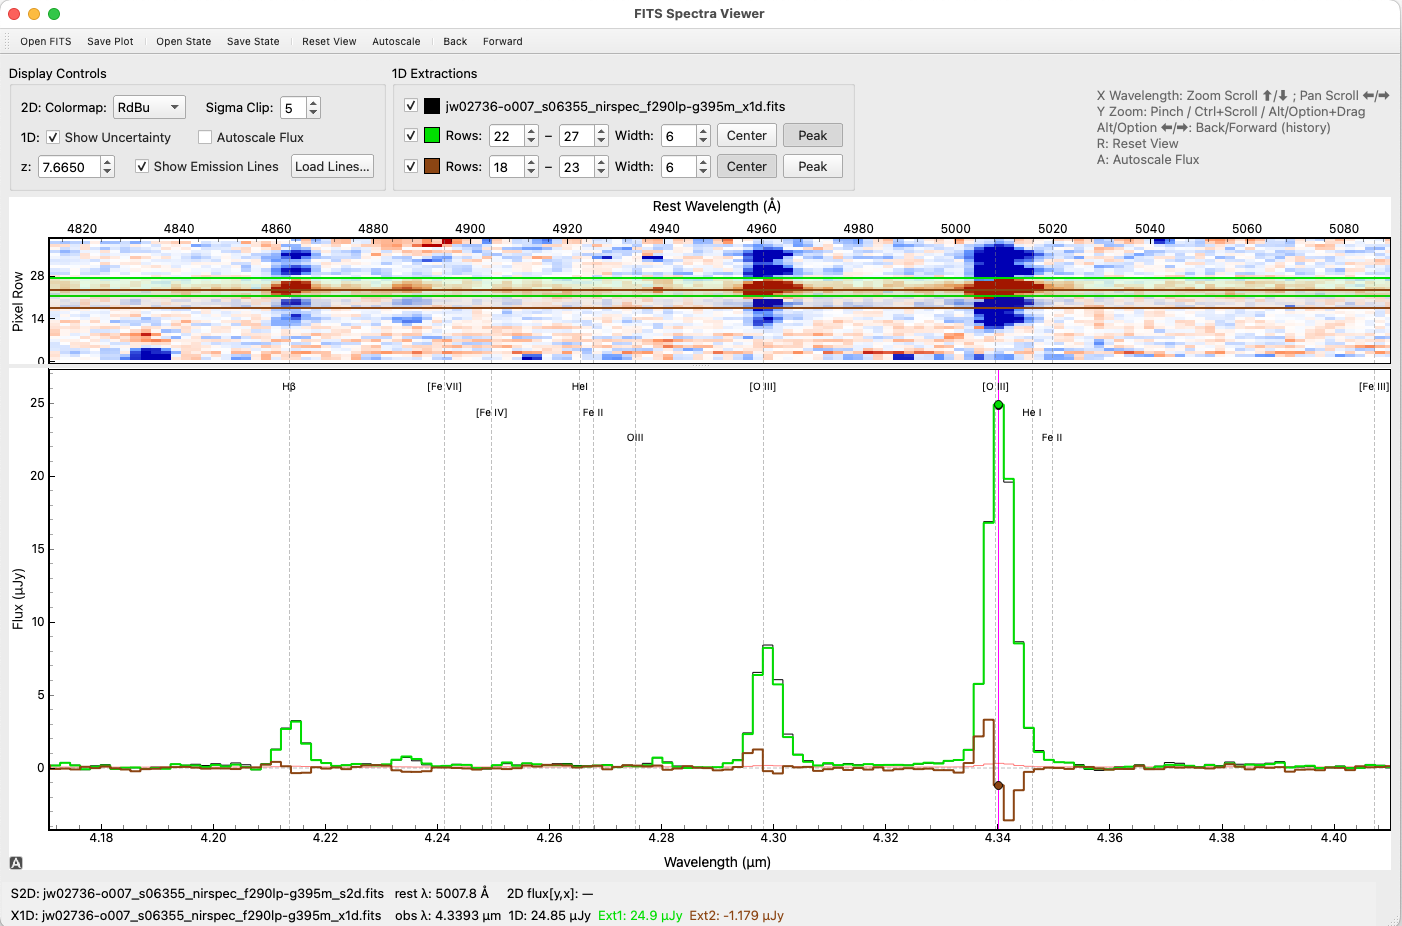

Reproduce this figure in Python.
#!/usr/bin/env python3
"""
FITS Spectra Viewer with PyQt

... (docstrings remain the same) ...

**New Feature: External Annotation Script**

You can add custom annotations (lines, text, etc.) to your plots by providing an
external Python script using the `--annotate` command-line argument.

The script must contain a function with the following signature:
    def annotate_plot(viewer):
        # viewer is the main FITSSpectraViewer application window

Example `annotate_plot.py`:
--------------------------
import pyqtgraph as pg

def annotate_plot(viewer):
    # This function is called after data is loaded.
    # 'viewer' gives you access to the application's plots and data.

    # Example 1: Add a label to the 1D plot
    text = pg.TextItem("My Custom Label", color='blue', anchor=(0, 1))
    viewer.plot_1d.addItem(text)
    text.setPos(1000, 5e-6) # Position in data coordinates (index, flux)

    # Example 2: Add a vertical line to both plots at a specific index
    line_pos_index = 1500
    pen = pg.mkPen('purple', width=2, style=pg.QtCore.Qt.DotLine)
    
    line1d = pg.InfiniteLine(pos=line_pos_index, angle=90, pen=pen)
    viewer.plot_1d.addItem(line1d)

    if viewer.plot_2d.isVisible():
        line2d = pg.InfiniteLine(pos=line_pos_index, angle=90, pen=pen)
        viewer.plot_2d.addItem(line2d)
--------------------------
"""
import sys
import os
import argparse
import numpy as np
import json
import importlib.util
import io

from PyQt5.QtWidgets import (QApplication, QMainWindow, QWidget, QVBoxLayout,
                             QHBoxLayout, QPushButton, QFileDialog, QLabel,
                             QSplitter, QStatusBar, QToolBar, QAction,
                             QComboBox, QSpinBox, QCheckBox, QGroupBox,
                             QSlider, QMessageBox, QDoubleSpinBox, QGraphicsItem,
                             QColorDialog, QDialog, QLineEdit, QRadioButton,
                             QDialogButtonBox)
from PyQt5.QtCore import Qt, QPointF, pyqtSignal, pyqtSlot, QEvent, QMarginsF
from PyQt5.QtGui import QKeySequence, QFont, QColor, QImage, QPainter, QPageSize
from PyQt5.QtPrintSupport import QPrinter
import pyqtgraph as pg
from astropy.io import fits
from astropy.stats import sigma_clip
from astropy.visualization import simple_norm
import astropy.units as u
import warnings
import pyqtgraph.exporters

# Import block for SVG handling, which can be used by PDF exporters
try:
    from PyQt5 import QtSvg
    QTSVG_AVAILABLE = True
except ImportError:
    QTSVG_AVAILABLE = False

warnings.filterwarnings('ignore')

# --- Style Configuration ---
pg.setConfigOptions(antialias=True, imageAxisOrder='row-major')
pg.setConfigOption('background', 'w')
pg.setConfigOption('foreground', 'k')
AXIS_LABEL_FONT_SIZE = 14
AXIS_TICK_FONT_SIZE = 12

min_bins_default = 5  # minimum zoom in x = wavelength (bins in index space)
min_y_rows_default = 5  # minimum zoom in y for 2D rows

# ------------------------- DEFAULT EMISSION LINES (rest Å) -------------------------
# These are used when no external file is loaded. See the header doc for format.
DEFAULT_EMISSION_LINES = [
    ("Lyα", 1215.6700),
    ("[O II]", 3727.0635),
    ("[O II]", 3729.8472),
    ("Hβ", 4862.6739),
    ("[O III]", 4960.2785),
    ("[O III]", 5008.2236),
    ("Hα", 6564.6237),
]

# ------------------------- AXES THAT WORK IN INDEX SPACE -------------------------
class _NiceTicksMixin:
    @staticmethod
    def _nice_step(x: float) -> float:
        """Return a 'nice' step (1,2,5 × 10^n) ≥ x"""
        if x <= 0 or not np.isfinite(x):
            return 1.0
        exp = np.floor(np.log10(x))
        f = x / (10 ** exp)
        if f <= 1.0:
            nf = 1.0
        elif f <= 2.0:
            nf = 2.0
        elif f <= 5.0:
            nf = 5.0
        else:
            nf = 10.0
        return nf * (10 ** exp)

class ObservedAxisItem(pg.AxisItem, _NiceTicksMixin):
    """
    Bottom axis for *observed* wavelength (μm) while the ViewBox X is **index**.
    We generate ticks at regular wavelength intervals and map them into
    index positions using provided mapping functions.
    """
    def __init__(self, orientation='bottom', idx_to_wave=None, wave_to_idx=None):
        super().__init__(orientation=orientation)
        self.setLabel("Wavelength (µm)")
        self._idx_to_wave = idx_to_wave
        self._wave_to_idx = wave_to_idx

    def set_mappers(self, idx_to_wave, wave_to_idx):
        self._idx_to_wave = idx_to_wave
        self._wave_to_idx = wave_to_idx
        self.picture = None
        self.update()

    def tickValues(self, minVal, maxVal, size):
        if self._idx_to_wave is None or self._wave_to_idx is None:
            return super().tickValues(minVal, maxVal, size)
        wmin = float(self._idx_to_wave(minVal))
        wmax = float(self._idx_to_wave(maxVal))
        if wmax < wmin:
            wmin, wmax = wmax, wmin
        rng = max(wmax - wmin, 1e-12)
        approxNTicks = max(int(size / 90.0), 2)
        step = self._nice_step(rng / approxNTicks)
        first = np.ceil(wmin / step) * step
        majors_wave = [v for v in np.arange(first, wmax + 1e-9, step)]
        minor_step = step / 5.0
        first_m = np.ceil(wmin / minor_step) * minor_step
        minors_wave = [v for v in np.arange(first_m, wmax + 1e-9, minor_step) if abs((v / step) - np.round(v / step)) > 1e-6]
        
        majors_idx = np.array([float(self._wave_to_idx(w)) for w in majors_wave])
        minors_idx = np.array([float(self._wave_to_idx(w)) for w in minors_wave])
        
        try:
            dx = float(self._wave_to_idx(wmin + step) - self._wave_to_idx(wmin))
            dx_m = float(self._wave_to_idx(wmin + minor_step) - self._wave_to_idx(wmin))
        except Exception:
            dx, dx_m = step, minor_step
        return [ (dx, majors_idx), (dx_m, minors_idx) ]

    def tickStrings(self, values, scale, spacing):
        if self._idx_to_wave is None:
            return super().tickStrings(values, scale, spacing)
        waves = np.array([float(self._idx_to_wave(v)) for v in values])
        delta_wave = waves[1] - waves[0] if len(waves) > 1 else 0.1
        
        out = []
        for w in waves:
            if delta_wave >= 0.1: s = f"{w:.1f}"
            elif delta_wave >= 0.01: s = f"{w:.2f}"
            else: s = f"{w:.3f}"
            out.append(s)
        return out

class RestFrameAxisItem(pg.AxisItem, _NiceTicksMixin):
    """
    Top axis that shows rest-frame wavelength in Å while ViewBox X is **index**.
    Requires mapping functions idx->obs μm and obs μm->idx, and a z getter.
    """
    def __init__(self, orientation='top', idx_to_wave=None, wave_to_idx=None, get_z=lambda: 0.0):
        super().__init__(orientation=orientation)
        self._idx_to_wave = idx_to_wave
        self._wave_to_idx = wave_to_idx
        self._get_z = get_z
        self.setLabel("Rest Wavelength (Å)")

    def set_mappers(self, idx_to_wave, wave_to_idx):
        self._idx_to_wave = idx_to_wave
        self._wave_to_idx = wave_to_idx
        self.picture = None
        self.update()

    def tickValues(self, minVal, maxVal, size):
        if self._idx_to_wave is None or self._wave_to_idx is None: return []
        try: z = max(float(self._get_z()), -0.99)
        except Exception: z = 0.0
        
        wmin, wmax = sorted([float(self._idx_to_wave(v)) for v in (minVal, maxVal)])
        rmin, rmax = (wmin / (1.0 + z)) * 1e4, (wmax / (1.0 + z)) * 1e4
        rng = max(rmax - rmin, 1e-12)
        approxNTicks = max(int(size / 90.0), 2)
        step = self._nice_step(rng / approxNTicks)
        
        first = np.ceil(rmin / step) * step
        majors_rest = [v for v in np.arange(first, rmax + 1e-9, step)]
        minor_step = step / 5.0
        first_m = np.ceil(rmin / minor_step) * minor_step
        minors_rest = [v for v in np.arange(first_m, rmax + 1e-9, minor_step) if abs((v / step) - np.round(v / step)) > 1e-6]

        majors_obs = (np.array(majors_rest) * (1.0 + z)) / 1e4
        minors_obs = (np.array(minors_rest) * (1.0 + z)) / 1e4
        majors_idx = np.array([float(self._wave_to_idx(w)) for w in majors_obs])
        minors_idx = np.array([float(self._wave_to_idx(w)) for w in minors_obs])
        
        try:
            dx = float(self._wave_to_idx(wmin + (step / 1e4) * (1.0 + z)) - self._wave_to_idx(wmin))
            dx_m = float(self._wave_to_idx(wmin + (minor_step / 1e4) * (1.0 + z)) - self._wave_to_idx(wmin))
        except Exception:
            dx, dx_m = step, minor_step
        return [ (dx, majors_idx), (dx_m, minors_idx) ]

    def tickStrings(self, values, scale, spacing):
        if self._idx_to_wave is None: return []
        try: z = max(float(self._get_z()), -0.99)
        except Exception: z = 0.0
        
        waves = np.array([float(self._idx_to_wave(v)) for v in values])
        rest = (waves / (1.0 + z)) * 1e4
        
        out = []
        for v in rest:
            av = abs(v)
            if av >= 1000: s = f"{v:.0f}"
            elif av >= 100: s = f"{v:.1f}"
            else: s = f"{v:.2f}"
            out.append(s)
        return out

class PixelRowAxisItem(pg.AxisItem):
    """
    A custom Y-axis for the 2D plot that places ticks in the middle of
    pixel rows and labels them with integer row numbers.
    """
    def __init__(self, orientation='left'):
        super().__init__(orientation=orientation)
        self.setLabel('Pixel Row')

    def tickValues(self, minVal, maxVal, size):
        # Generate ticks only at the center of visible integer rows
        min_row = max(0, int(np.floor(minVal)))
        max_row = int(np.ceil(maxVal))
        
        # Determine a reasonable step to avoid overcrowding labels
        num_visible = max_row - min_row
        if num_visible == 0: return []
        
        approx_ticks = max(int(size / 40.0), 2) # Target ~40 px per tick
        step = 1
        if num_visible > approx_ticks:
            step = int(np.ceil(num_visible / approx_ticks))
        
        ticks = [i + 0.5 for i in range(min_row, max_row, step)]
        
        # Return only a single list for major ticks, no minor ticks
        return [(step, ticks)]

    def tickStrings(self, values, scale, spacing):
        # The values are already at the center (e.g., 7.5, 8.5)
        # We just need to convert them to integer strings
        return [f"{int(v)}" for v in values]


# ------------------------------- MAIN WIDGETS --------------------------------
class SpectrumPlotWidget(pg.PlotWidget):
    """Custom plot widget with trackpad gesture support"""
    # Signal emitted when x range changes (1D plot only)
    x_range_changed = pyqtSignal(float, float)
    # Signal emitted when Alt-drag selects a Y range (ymin, ymax)
    alt_selected = pyqtSignal(float, float)

    def __init__(self, parent=None, is_2d=False, **kwargs):
        super().__init__(parent=parent, **kwargs)
        self.is_2d = is_2d

        font_label = QFont()
        font_label.setPointSize(AXIS_LABEL_FONT_SIZE)
        font_tick = QFont()
        font_tick.setPointSize(AXIS_TICK_FONT_SIZE)

        left_axis = self.getAxis('left')
        if not is_2d:
            left_axis.setLabel('Flux', units='Jy')
        # For 2D, the custom axis item sets its own label
        left_axis.label.setFont(font_label)
        left_axis.setTickFont(font_tick)
        
        self.showGrid(x=False, y=False, alpha=0.3)
        self.viewport().setAttribute(Qt.WA_AcceptTouchEvents, True)
        self.setMouseTracking(True)
        try: self.grabGesture(Qt.PinchGesture)
        except Exception: pass
        
        self.data_x_min = None; self.data_x_max = None
        self.data_y_min = None; self.data_y_max = None
        self.min_x_range = None; self.min_y_rows = None
        self.mouse_x_pos = None; self.mouse_y_pos = None
        self._alt_drag_start = None; self._alt_region = None
        
        self.getViewBox().sigRangeChanged.connect(self.on_range_changed)

    def set_data_limits(self, x_min, x_max, y_min=None, y_max=None,
                         min_dx=None, min_bins=min_bins_default, min_y_rows=None):
        """Set the data limits to restrict panning/zooming"""
        self.data_x_min = x_min; self.data_x_max = x_max
        self.data_y_min = y_min; self.data_y_max = y_max
        if min_dx is not None:
            self.min_x_range = float(min_dx) * max(int(min_bins), 1)
        self.min_y_rows = int(min_y_rows) if (min_y_rows is not None) else None
        
        vb = self.getViewBox()
        lim_kwargs = {}
        if x_min is not None: lim_kwargs['xMin'] = x_min
        if x_max is not None: lim_kwargs['xMax'] = x_max
        if y_min is not None: lim_kwargs['yMin'] = y_min
        if y_max is not None: lim_kwargs['yMax'] = y_max
        if self.min_x_range is not None: lim_kwargs['minXRange'] = self.min_x_range
        if self.min_y_rows is not None: lim_kwargs['minYRange'] = float(self.min_y_rows)
        try: vb.setLimits(**lim_kwargs)
        except Exception: pass

    def mouseMoveEvent(self, ev):
        """Track mouse position for zoom centering and live Alt-region updates"""
        if self.sceneBoundingRect().contains(ev.pos()):
            mouse_point = self.getViewBox().mapSceneToView(ev.pos())
            self.mouse_x_pos = mouse_point.x()
            self.mouse_y_pos = mouse_point.y()
            if self._alt_drag_start is not None and self._alt_region is not None:
                vb = self.getViewBox()
                p1 = vb.mapSceneToView(self._alt_drag_start)
                p2 = mouse_point
                self._alt_region.setRegion(sorted((p1.y(), p2.y())))
        super().mouseMoveEvent(ev)

    def mousePressEvent(self, ev):
        modifiers = QApplication.keyboardModifiers()
        if modifiers == Qt.AltModifier and ev.button() == Qt.LeftButton:
            if self.sceneBoundingRect().contains(ev.pos()):
                self._alt_drag_start = ev.pos()
                self._alt_region = pg.LinearRegionItem(
                    orientation='horizontal', brush=pg.mkBrush(255, 255, 0, 60),
                    pen=pg.mkPen('y', width=1))
                self.addItem(self._alt_region)
            ev.accept()
            return
        super().mousePressEvent(ev)

    def mouseDragEvent(self, ev):
        super().mouseDragEvent(ev)
        vb = self.getViewBox()
        if self.data_x_min is not None and self.data_x_max is not None:
            xmin, xmax = vb.viewRange()[0]
            xmin = max(xmin, self.data_x_min); xmax = min(xmax, self.data_x_max)
            if self.min_x_range is not None and (xmax - xmin) < self.min_x_range:
                cx = 0.5 * (xmax + xmin)
                xmin = max(self.data_x_min, cx - 0.5 * self.min_x_range)
                xmax = min(self.data_x_max, cx + 0.5 * self.min_x_range)
            vb.setXRange(xmin, xmax, padding=0)
        if self.data_y_min is not None and self.data_y_max is not None:
            ymin, ymax = vb.viewRange()[1]
            vb.setYRange(max(ymin, self.data_y_min), min(ymax, self.data_y_max), padding=0)
        
        if not self.is_2d:
            self.x_range_changed.emit(*vb.viewRange()[0])

    def mouseReleaseEvent(self, ev):
        if self._alt_drag_start is not None:
            if self._alt_region:
                ymin, ymax = self._alt_region.getRegion()
                self.alt_selected.emit(ymin, ymax)
                self.removeItem(self._alt_region)
            self._alt_drag_start = None
            self._alt_region = None
            ev.accept()
            return
        super().mouseReleaseEvent(ev)

    def wheelEvent(self, ev):
        """
        Two-finger scroll/pan (X) and Ctrl+Scroll Y-scale (fallback for pinch).
        Sensitivity tuned: X zoom slower; Y zoom anchored at cursor with min 3 px.
        """
        modifiers = QApplication.keyboardModifiers()
        delta = ev.angleDelta()
        dx = delta.x() / 120.0; dy = delta.y() / 120.0
        vb = self.getViewBox()
        (xmin, xmax), (ymin, ymax) = vb.viewRange()
        view_h = max(self.viewport().height(), 1)

        if modifiers == Qt.NoModifier:
            # Zoom X
            if abs(dy) > 0:
                scale_factor = 1.02 ** (-dy)
                x_center = self.mouse_x_pos if self.mouse_x_pos is not None else 0.5 * (xmin + xmax)
                left_ratio = (x_center - xmin) / (xmax - xmin)
                new_x_range = (xmax - xmin) * scale_factor
                new_xmin = x_center - new_x_range * left_ratio
                new_xmax = new_xmin + new_x_range

                if self.data_x_min is not None: new_xmin = max(new_xmin, self.data_x_min)
                if self.data_x_max is not None: new_xmax = min(new_xmax, self.data_x_max)
                if self.min_x_range is not None and (new_xmax - new_xmin) < self.min_x_range:
                    cx = 0.5 * (new_xmin + new_xmax)
                    new_xmin = max(self.data_x_min, cx - 0.5 * self.min_x_range)
                    new_xmax = min(self.data_x_max, cx + 0.5 * self.min_x_range)
                vb.setXRange(new_xmin, new_xmax, padding=0)
            # Pan X
            if abs(dx) > 0:
                x_shift = (xmax - xmin) * dx * 0.1
                new_xmin, new_xmax = xmin + x_shift, xmax + x_shift
                if self.data_x_min is not None and new_xmin < self.data_x_min:
                    shift = self.data_x_min - new_xmin
                    new_xmin += shift; new_xmax += shift
                if self.data_x_max is not None and new_xmax > self.data_x_max:
                    shift = new_xmax - self.data_x_max
                    new_xmin -= shift; new_xmax -= shift
                vb.setXRange(new_xmin, new_xmax, padding=0)

        elif modifiers == Qt.ControlModifier and abs(dy) > 0:
            # Zoom Y
            scale_factor = 1.02 ** (-dy)
            y_cursor = self.mouse_y_pos if self.mouse_y_pos is not None else 0.5 * (ymin + ymax)
            y_range = ymax - ymin
            new_y_range = max(y_range * scale_factor, 3.0 * y_range / view_h)
            frac = (y_cursor - ymin) / y_range if y_range != 0 else 0.5
            new_ymin = y_cursor - frac * new_y_range
            new_ymax = new_ymin + new_y_range

            if self.data_y_min is not None and new_ymin < self.data_y_min:
                new_ymin = self.data_y_min
                new_ymax = new_ymin + new_y_range
            if self.data_y_max is not None and new_ymax > self.data_y_max:
                new_ymax = self.data_y_max
                new_ymin = new_ymax - new_y_range
            vb.setYRange(new_ymin, new_ymax, padding=0)
        
        ev.accept()

    def on_range_changed(self):
        if not self.is_2d:
            self.x_range_changed.emit(*self.getViewBox().viewRange()[0])

    def event(self, ev):
        if ev.type() == QEvent.Gesture and (g := ev.gesture(Qt.PinchGesture)):
            scale = g.scaleFactor()
            vb = self.getViewBox()
            (xmin, xmax), (ymin, ymax) = vb.viewRange()
            view_h = max(self.viewport().height(), 1)
            
            center_scene = g.centerPoint()
            y_cursor = vb.mapSceneToView(center_scene).y() if center_scene else 0.5 * (ymin + ymax)
            
            new_range = max((ymax - ymin) / max(scale, 1e-6), 3.0 * (ymax - ymin) / view_h)
            frac = (y_cursor - ymin) / (ymax - ymin) if ymax != ymin else 0.5
            new_ymin = y_cursor - frac * new_range
            new_ymax = new_ymin + new_range

            if self.data_y_min is not None and new_ymin < self.data_y_min:
                new_ymin = self.data_y_min; new_ymax = new_ymin + new_range
            if self.data_y_max is not None and new_ymax > self.data_y_max:
                new_ymax = self.data_y_max; new_ymin = new_ymax - new_range
                
            vb.setYRange(new_ymin, new_ymax, padding=0)
            ev.accept()
            return True
        return super().event(ev)

# ------------------------- MANUAL EXTRACTION REGION ------------------------

class DraggableRegionItem(pg.LinearRegionItem):
    """
    A LinearRegionItem that snaps to integer row boundaries.
    """
    def __init__(self, *args, **kwargs):
        color = kwargs.pop('color', QColor('green'))
        self.color = color if isinstance(color, QColor) else QColor(color)

        pen = pg.mkPen(self.color, width=2)
        brush_color = QColor(self.color); brush_color.setAlpha(25)
        brush = pg.mkBrush(brush_color)

        kwargs.update({'pen': pen, 'hoverPen': pen, 'brush': brush, 'hoverBrush': brush})
        super().__init__(*args, **kwargs)

        try: self.sigRegionChanged.disconnect()
        except TypeError: pass 

        self.lines[0].sigPositionChanged.connect(self._line_moved)
        self.lines[1].sigPositionChanged.connect(self._line_moved)

    def _line_moved(self):
        """Ensures lines snap to integers and don't cross."""
        bottom_val, top_val = self.lines[0].value(), self.lines[1].value()
        ry_bottom, ry_top = round(bottom_val), round(top_val)

        if ry_top <= ry_bottom:
            if abs(bottom_val - ry_bottom) > abs(top_val - ry_top):
                ry_bottom = ry_top - 1
            else:
                ry_top = ry_bottom + 1
        
        self.blockSignals(True)
        self.setRegion((ry_bottom, ry_top))
        self.blockSignals(False)

    def set_color(self, color):
        """Update the color of the region."""
        self.color = color if isinstance(color, QColor) else QColor(color)
        pen = pg.mkPen(self.color, width=2)
        brush_color = QColor(self.color); brush_color.setAlpha(25)
        brush = pg.mkBrush(brush_color)

        for line in self.lines:
            line.setPen(pen); line.setHoverPen(pen)
        self.setBrush(brush); self.setHoverBrush(brush)

    
# ------------------------- MAIN APPLICATION WINDOW -------------------------
class FITSSpectraViewer(QMainWindow):
    """Main application window for FITS spectra viewing"""
    def __init__(self):
        super().__init__()
        self.s2d_data = None; self.x1d_wave = None
        self.x1d_flux = None; self.x1d_fluxerr = None
        self.current_s2d_file = None; self.current_x1d_file = None
        self.splitter = None; self.z_input = None
        self._have_plotted = False
        self._nav_stack = []; self._nav_index = -1
        self._is_restoring = False; self._syncing_x = False
        self.cursor_line = None; self.s2d_label = None; self.x1d_label = None
        self._idx_to_wave = None; self._wave_to_idx = None; self._nx = None
        
        self.emission_lines = list(DEFAULT_EMISSION_LINES)
        self.em_line_items_1d, self.em_label_items_1d, self.em_line_items_2d = [], [], []
        self.show_lines_check = None; self.load_lines_btn = None
        
        self.spectra_sources = []
        self._is_programmatic_change = False

        self.init_ui()

    # --------------------------- Alignment helpers ---------------------------
    def _build_index_wavelength_mappers(self):
        """Create callable mppers index<->wavelength given current x1d_wave."""
        if self.x1d_wave is None:
            self._idx_to_wave, self._wave_to_idx, self._nx = None, None, None
            return
        w = np.asarray(self.x1d_wave, dtype=float)
        
        if not np.all(np.diff(w[np.isfinite(w)]) >= 0):
            order = np.argsort(w)
            w_sorted, idx_sorted = w[order], np.arange(w.size, dtype=float)[order]
            self._idx_to_wave = lambda i: np.interp(i, idx_sorted, w_sorted)
            self._wave_to_idx = lambda x: np.interp(x, w_sorted, idx_sorted)
        else:
            idx = np.arange(w.size, dtype=float)
            self._idx_to_wave = lambda i: np.interp(i, idx, w)
            self._wave_to_idx = lambda x: np.interp(x, w, idx)
        self._nx = int(w.size)

    def _compute_bin_edges(self, n):
        """Return integer bin edges [0..n] for n spectral columns."""
        return np.arange(int(n) + 1, dtype=float)

    def expand_wavelength_gap(self, x1d_wave, x1d_flux, x1d_fluxerr, s2d_data, expand_wavelength_gap=True):
        """Detect large wavelength gaps in 1D and insert NaNs into 1D flux and 2D data to keep alignment."""
        if not expand_wavelength_gap or x1d_wave is None or s2d_data is None:
            return x1d_wave, x1d_flux, x1d_fluxerr, s2d_data
            
        dx1d_wave = np.diff(x1d_wave)
        if len(dx1d_wave) == 0:
             return x1d_wave, x1d_flux, x1d_fluxerr, s2d_data
             
        igap = np.argmax(dx1d_wave)
        dx1d_max = dx1d_wave[igap]
        
        left = dx1d_wave[igap-1] if igap > 0 else dx1d_max
        right = dx1d_wave[igap+1] if igap < len(dx1d_wave) - 1 else dx1d_max
        dx_replace = (left + right) / 2.
        
        if dx_replace <= 0:
            return x1d_wave, x1d_flux, x1d_fluxerr, s2d_data
            
        num_fill = int(np.round(dx1d_max / dx_replace))
        
        if num_fill > 1 and dx1d_max > 1.5 * dx_replace:
            # Create the values to insert
            wave_fill = np.linspace(x1d_wave[igap], x1d_wave[igap+1], num_fill + 1)[1:-1]
            s2d_fill = np.full((s2d_data.shape[0], num_fill - 1), np.nan)
            x1d_fill = np.full(num_fill - 1, np.nan)

            # Use concatenate to build the new arrays
            x1d_wave = np.concatenate([x1d_wave[:igap+1], wave_fill, x1d_wave[igap+1:]])
            x1d_flux = np.concatenate([x1d_flux[:igap+1], x1d_fill, x1d_flux[igap+1:]])
            x1d_fluxerr = np.concatenate([x1d_fluxerr[:igap+1], x1d_fill, x1d_fluxerr[igap+1:]])
            s2d_data = np.concatenate([s2d_data[:, :igap+1], s2d_fill, s2d_data[:, igap+1:]], axis=1)

        return x1d_wave, x1d_flux, x1d_fluxerr, s2d_data

    # --------------------------------- UI ---------------------------------
    def init_ui(self):
        """Initialize the user interface"""
        self.setWindowTitle('FITS Spectra Viewer')
        self.setGeometry(100, 100, 1400, 900)
        central_widget = QWidget()
        self.setCentralWidget(central_widget)
        layout = QVBoxLayout(central_widget)
        
        self.create_toolbar()
        layout.addWidget(self.create_control_panel())
        
        self.splitter = QSplitter(Qt.Vertical)

        # 2D spectrum display
        self.plot_2d = SpectrumPlotWidget(is_2d=True, axisItems={'left': PixelRowAxisItem()})
        self.plot_2d.setAspectLocked(False)
        self.image_item = pg.ImageItem(axisOrder='row-major')
        self.image_item.setAutoDownsample(False)
        self.plot_2d.addItem(self.image_item)
        self.plot_2d.getPlotItem().getViewBox().setBorder(pg.mkPen('k'))

        font_label = QFont(); font_label.setPointSize(AXIS_LABEL_FONT_SIZE)
        font_tick = QFont(); font_tick.setPointSize(AXIS_TICK_FONT_SIZE)
        
        pi2 = self.plot_2d.getPlotItem()
        pi2.hideAxis('bottom')
        pi2.showAxis('top', True)
        self.top_axis = RestFrameAxisItem(
            'top',
            idx_to_wave=lambda x: self._idx_to_wave(x) if self._idx_to_wave else x,
            wave_to_idx=lambda w: self._wave_to_idx(w) if self._wave_to_idx else w,
            get_z=lambda: self.z_input.value() if self.z_input else 0.0,
        )
        self.top_axis.label.setFont(font_label)
        self.top_axis.setTickFont(font_tick)

        old_top = pi2.getAxis('top')
        pi2.layout.removeItem(old_top)
        pi2.axes['top']['item'] = self.top_axis
        pi2.layout.addItem(self.top_axis, 1, 1)
        self.top_axis.linkToView(pi2.vb)

        colors = [(0, 0, 180), (100, 150, 255), (255, 255, 255), (255, 150, 100), (180, 0, 0)]
        cmap = pg.ColorMap(pos=np.linspace(0.0, 1.0, len(colors)), color=colors)
        self.image_item.setLookupTable(cmap.getLookupTable())
        self.splitter.addWidget(self.plot_2d)

        self.plot_2d.scene().sigMouseMoved.connect(self._on_2d_mouse_moved)
        self.plot_2d.viewport().installEventFilter(self)
        self.plot_2d.getViewBox().sigRangeChanged.connect(self._on_2d_range_changed)

        # 1D spectrum display
        obs_axis = ObservedAxisItem('bottom')
        obs_axis.label.setFont(font_label); obs_axis.setTickFont(font_tick)
        self.plot_1d = SpectrumPlotWidget(axisItems={'bottom': obs_axis})
        self.plot_1d.getPlotItem().getViewBox().setBorder(pg.mkPen('k'))
        self.obs_axis = self.plot_1d.getAxis('bottom')
        self.plot_1d.hideAxis('top')

        self.plot_1d.x_range_changed.connect(self.sync_x_range_to_2d)
        self.plot_1d.getViewBox().sigRangeChanged.connect(self._on_any_range_changed)
        self.plot_2d.getViewBox().sigRangeChanged.connect(self._on_any_range_changed)
        self.plot_1d.getViewBox().sigRangeChanged.connect(self._relayout_emission_labels)

        self.cursor_line = pg.InfiniteLine(pos=0, angle=90, pen=pg.mkPen('magenta', width=1), movable=False)
        self.plot_1d.addItem(self.cursor_line); self.cursor_line.hide()
        self.splitter.addWidget(self.plot_1d)

        self.plot_1d.alt_selected.connect(lambda ymin, ymax: self.plot_1d.setYRange(ymin, ymax, padding=0))
        self.plot_2d.alt_selected.connect(lambda ymin, ymax: self.plot_1d.setYRange(ymin, ymax, padding=0))
        
        self.plot_1d.scene().sigMouseMoved.connect(self._on_1d_mouse_moved)
        self.plot_1d.viewport().installEventFilter(self)

        self.splitter.setSizes([225, 675])
        layout.addWidget(self.splitter)

        self.status_bar = QStatusBar(); self.setStatusBar(self.status_bar)
        self.s2d_label = QLabel(""); self.x1d_label = QLabel("")
        mono_css = "QLabel { background-color: #f0f0f0; padding: 3px 6px; color: black; }"
        self.s2d_label.setStyleSheet(mono_css); self.x1d_label.setStyleSheet(mono_css)
        status_container = QWidget()
        vb = QVBoxLayout(status_container); vb.setContentsMargins(0, 0, 0, 0); vb.setSpacing(0)
        vb.addWidget(self.s2d_label); vb.addWidget(self.x1d_label)
        self.status_bar.addPermanentWidget(status_container, 1)
        self.status_bar.showMessage('Ready. Use File menu to load FITS data.')
        self._setup_spectra_controls()
        self._update_status_clear()

    def create_toolbar(self):
        """Create application toolbar"""
        toolbar = QToolBar(); self.addToolBar(toolbar)
        actions = [
            ('Open FITS...', 'Ctrl+O', self.open_fits_file),
            ('Save Plot...', 'Ctrl+P', self._save_plot),
            None,
            ('Open State...', 'Ctrl+Shift+O', self._open_state_file),
            ('Save State...', 'Ctrl+S', self._save_state),
            None,
            ('Reset View', 'R', self.reset_views),
            ('Autoscale', 'A', self.autoscale),
            None,
            ('Back', 'Alt+Left', self.nav_back),
            ('Forward', 'Alt+Right', self.nav_forward)
        ]
        for item in actions:
            if item is None:
                toolbar.addSeparator()
                continue
            name, shortcut, func = item
            action = QAction(name, self); action.setShortcut(shortcut)
            action.triggered.connect(func); toolbar.addAction(action)

    def create_control_panel(self):
        """Create control panel for display options and spectra controls."""
        panel_container = QWidget()
        main_layout = QHBoxLayout(panel_container); main_layout.setContentsMargins(0, 0, 0, 0)
        
        display_group = QGroupBox("Display Controls")
        display_v_layout = QVBoxLayout(display_group)
        
        row1 = QHBoxLayout(); row1.addWidget(QLabel("2D: Colormap:"))
        self.cmap_combo = QComboBox(); self.cmap_combo.addItems(['RdBu', 'viridis', 'plasma', 'inferno', 'magma', 'cividis'])
        self.cmap_combo.currentTextChanged.connect(self.change_colormap); row1.addWidget(self.cmap_combo)
        row1.addSpacing(14); row1.addWidget(QLabel("Sigma Clip:"))
        self.sigma_spin = QSpinBox(); self.sigma_spin.setRange(1, 10); self.sigma_spin.setValue(5)
        self.sigma_spin.valueChanged.connect(self.update_display); row1.addWidget(self.sigma_spin)
        row1.addStretch(); display_v_layout.addLayout(row1)

        row2 = QHBoxLayout(); row2.addWidget(QLabel("1D:"))
        self.show_errors_check = QCheckBox("Show Uncertainty"); self.show_errors_check.setChecked(True)
        self.show_errors_check.toggled.connect(self.update_display); row2.addWidget(self.show_errors_check)
        row2.addSpacing(14)
        self.autoscale_y_check = QCheckBox("Autoscale Flux"); self.autoscale_y_check.setChecked(False)
        self.autoscale_y_check.toggled.connect(self.on_autoscale_toggled); row2.addWidget(self.autoscale_y_check)
        row2.addStretch(); display_v_layout.addLayout(row2)

        row3 = QHBoxLayout(); row3.addWidget(QLabel("z:"))
        self.z_input = QDoubleSpinBox(); self.z_input.setDecimals(4); self.z_input.setRange(-0.99, 12.0)
        self.z_input.setSingleStep(0.001); self.z_input.setValue(0.0)
        self.z_input.valueChanged.connect(self._refresh_top_axis)
        self.z_input.valueChanged.connect(self._update_emission_lines); row3.addWidget(self.z_input)
        row3.addSpacing(14)
        self.show_lines_check = QCheckBox("Show Emission Lines"); self.show_lines_check.setChecked(True)
        self.show_lines_check.toggled.connect(self._update_emission_lines); row3.addWidget(self.show_lines_check)
        self.load_lines_btn = QPushButton("Load Lines…"); self.load_lines_btn.clicked.connect(self.load_emission_lines_file)
        row3.addWidget(self.load_lines_btn); row3.addStretch(); display_v_layout.addLayout(row3)
        
        main_layout.addWidget(display_group)

        self.spectra_controls_group = QGroupBox("1D Extractions")
        self.extraction_controls_layout = QVBoxLayout(self.spectra_controls_group)
        self.extraction_controls_layout.addStretch(1); main_layout.addWidget(self.spectra_controls_group)
        
        main_layout.addStretch(1)
        
        help_text = ("X Wavelength: Zoom Scroll ⬆/⬇ ; Pan Scroll ⬅/➡\n"
                     "Y Zoom: Pinch / Ctrl+Scroll / Alt/Option+Drag\n"
                     "Alt/Option ⬅/➡: Back/Forward (history)\n" "R: Reset View\n" "A: Autoscale Flux")
        gestures_label = QLabel(help_text); gestures_label.setStyleSheet("QLabel { color: #666; }")
        main_layout.addWidget(gestures_label)

        return panel_container

    # --------------------------- Manual Extraction --------------------------
    def _setup_spectra_controls(self):
        """Create and manage the UI controls for the three spectra sources."""
        while self.extraction_controls_layout.count():
            item = self.extraction_controls_layout.takeAt(0)
            if (widget := item.widget()): widget.deleteLater()
        self.spectra_sources = []
        
        source_defs = [('x1d', QColor(Qt.black), 'x1d.fits'),
                       ('manual', QColor(0, 222, 0), 'Manual 1'), 
                       ('manual', QColor(139, 69, 19), 'Manual 2')]

        for i, (stype, color, label) in enumerate(source_defs):
            source = {'type': stype, 'color': color, 'visible': (i==0)}
            row = QWidget(); row_layout = QHBoxLayout(row); row_layout.setContentsMargins(0, 0, 0, 0)
            
            cb = QCheckBox(); cb.setChecked(i == 0); row_layout.addWidget(cb); source['checkbox'] = cb
            swatch = QLabel(); swatch.setFixedSize(16, 16); self._update_swatch_color(swatch, color)
            row_layout.addWidget(swatch); source['color_swatch'] = swatch

            if stype == 'x1d':
                lbl = QLabel(label); row_layout.addWidget(lbl); source['label'] = lbl
            else:
                row_layout.addWidget(QLabel("Rows:"))
                spin_start = QSpinBox(); spin_start.setRange(0, 9999); row_layout.addWidget(spin_start)
                row_layout.addWidget(QLabel("–"))
                spin_stop = QSpinBox(); spin_stop.setRange(0, 9999); spin_stop.setValue(5); row_layout.addWidget(spin_stop)
                row_layout.addWidget(QLabel("Width:"))
                spin_width = QSpinBox(); spin_width.setRange(1, 999); spin_width.setValue(6); row_layout.addWidget(spin_width)
                
                for s in [spin_start, spin_stop, spin_width]: s.setFixedWidth(50)
                
                btn_center = QPushButton("Center"); btn_center.setFixedWidth(60); btn_center.setCheckable(True)
                btn_peak = QPushButton("Peak"); btn_peak.setFixedWidth(60); btn_peak.setCheckable(True)
                row_layout.addWidget(btn_center); row_layout.addWidget(btn_peak)
                source.update({'spin_width': spin_width, 'spin_start': spin_start, 'spin_stop': spin_stop,
                               'btn_center': btn_center, 'btn_peak': btn_peak})
            
            row_layout.addStretch()
            self.extraction_controls_layout.insertWidget(i, row)
            self.spectra_sources.append(source)

        for i, source in enumerate(self.spectra_sources):
            source['checkbox'].toggled.connect(lambda checked, idx=i: self._on_spectrum_toggled(idx, checked))
            source['color_swatch'].mousePressEvent = lambda event, idx=i: self._on_color_swatch_clicked(idx)
            if source['type'] == 'manual':
                source['spin_start'].valueChanged.connect(lambda val, idx=i: self._update_region_from_spins(idx))
                source['spin_stop'].valueChanged.connect(lambda val, idx=i: self._update_region_from_spins(idx))
                source['spin_start'].editingFinished.connect(lambda idx=i: self._on_start_spin_edited(idx))
                source['spin_stop'].editingFinished.connect(lambda idx=i: self._on_stop_spin_edited(idx))
                source['spin_width'].valueChanged.connect(lambda val, idx=i: self._on_width_spin_changed(idx))
                source['btn_center'].clicked.connect(lambda _, idx=i: self._center_region(idx))
                source['btn_peak'].clicked.connect(lambda _, idx=i: self._find_peak_region(idx))

    def _on_width_spin_changed(self, idx):
        source = self.spectra_sources[idx]
        if self.s2d_data is None or not source['spin_width'].hasFocus(): return
        ny = self.s2d_data.shape[0]
        start, width = source['spin_start'].value(), source['spin_width'].value()
        new_stop = min(start + width - 1, ny - 1)
        source['spin_stop'].setValue(new_stop)

    def _on_start_spin_edited(self, idx):
        source = self.spectra_sources[idx]
        if self.s2d_data is None: return
        ny = self.s2d_data.shape[0]
        start, width = source['spin_start'].value(), source['spin_width'].value()
        new_stop = min(start + width - 1, ny - 1)
        source['spin_stop'].setValue(new_stop)

    def _on_stop_spin_edited(self, idx):
        source = self.spectra_sources[idx]
        if self.s2d_data is None: return
        stop, width = source['spin_stop'].value(), source['spin_width'].value()
        new_start = max(0, stop - width + 1)
        source['spin_start'].setValue(new_start)

    def _update_width_from_rows(self, idx):
        source = self.spectra_sources[idx]
        width = source['spin_stop'].value() - source['spin_start'].value() + 1
        source['spin_width'].blockSignals(True)
        source['spin_width'].setValue(width)
        source['spin_width'].blockSignals(False)

    def _update_region_from_spins(self, idx):
        source = self.spectra_sources[idx]
        start_spin, stop_spin = source['spin_start'], source['spin_stop']
        
        if not self._is_programmatic_change:
            start_spin.blockSignals(True); stop_spin.blockSignals(True)
            start_val, stop_val = start_spin.value(), stop_spin.value()
            if start_val > stop_val:
                if start_spin.hasFocus(): stop_spin.setValue(start_val)
                else: start_spin.setValue(stop_val)
            start_spin.blockSignals(False); stop_spin.blockSignals(False)
        
        if self.s2d_data is not None:
            ny = self.s2d_data.shape[0]
            max_width = ny - start_spin.value()
            source['spin_width'].setMaximum(max_width)
            
        if source.get('region'):
            region_start, region_stop = start_spin.value(), stop_spin.value()
            source['region'].setRegion((region_start, region_stop + 1))
            self._update_extraction(idx)
        
        self._update_width_from_rows(idx)
        if not self._is_programmatic_change:
            self._reset_extraction_button_state(idx)

    def _set_manual_region_rows(self, idx, start, stop):
        source = self.spectra_sources[idx]
        if not source['type'] == 'manual': return
        self._is_programmatic_change = True
        
        start, stop = int(round(start)), int(round(stop))
        source['spin_start'].setValue(start)
        source['spin_stop'].setValue(stop)
        
        self._is_programmatic_change = False
        self._update_region_from_spins(idx)

    def _reset_extraction_button_state(self, idx):
        source = self.spectra_sources[idx]
        if source['type'] == 'manual':
            source['btn_center'].setChecked(False); source['btn_peak'].setChecked(False)

    def _center_region(self, idx):
        if self.s2d_data is None: return
        source = self.spectra_sources[idx]
        ny = self.s2d_data.shape[0]
        width = source['spin_width'].value()
        
        center_y = ny / 2
        half_low = (width - 1) // 2
        start = int(round(center_y - half_low))
        stop = start + width - 1

        if stop >= ny: stop, start = ny - 1, ny - width
        if start < 0: start, stop = 0, width - 1
        
        self._set_manual_region_rows(idx, start, stop)
        if source.get('btn_center'): source['btn_center'].setChecked(True)
        if source.get('btn_peak'): source['btn_peak'].setChecked(False)

    def _find_peak_region(self, idx, use_visible_range=False):
        if self.s2d_data is None: return
        source = self.spectra_sources[idx]
        ny, nx = self.s2d_data.shape; width = source['spin_width'].value()
        if ny < width: return

        # Always search the full data range for peak
        visible_data = self.s2d_data
        
        row_sums = np.nansum(visible_data, axis=1)
        if len(row_sums) == 0: return

        window_sums = np.convolve(row_sums, np.ones(width, dtype=int), 'valid')
        best_y_start = np.nanargmax(window_sums)
        
        self._set_manual_region_rows(idx, best_y_start, best_y_start + width - 1)
        if source.get('btn_peak'): source['btn_peak'].setChecked(True)
        if source.get('btn_center'): source['btn_center'].setChecked(False)

    def _on_spectrum_toggled(self, idx, checked):
        source = self.spectra_sources[idx]
        source['visible'] = checked
        if source['type'] == 'x1d':
            if hasattr(self, 'flux_curve'): self.flux_curve.setVisible(checked)
            if hasattr(self, 'err_curve'): self.err_curve.setVisible(checked and self.show_errors_check.isChecked())
        else:
            if checked and source.get('region') is None and self.s2d_data is not None:
                self._create_manual_extraction(idx)
            if source.get('region'): source['region'].setVisible(checked)
            if source.get('curve'): source['curve'].setVisible(checked)
        self._update_cursor_dots()

    def _on_color_swatch_clicked(self, idx):
        source = self.spectra_sources[idx]
        if (color := QColorDialog.getColor(source['color'], self)).isValid():
            source['color'] = color
            self._update_swatch_color(source['color_swatch'], color)
            if source['type'] == 'x1d' and hasattr(self, 'flux_curve'):
                self.flux_curve.setPen(color)
            elif source['type'] == 'manual':
                if source.get('curve'): source['curve'].setPen(color)
                if source.get('region'): source['region'].set_color(color)
            if source.get('cursor_dot'): source['cursor_dot'].setBrush(color)

    def _on_region_dragged(self, region_item, idx):
        source = self.spectra_sources[idx]
        ymin, ymax = region_item.getRegion()
        
        start, stop = int(round(ymin)), int(round(ymax)) - 1
        
        self._is_programmatic_change = True
        source['spin_start'].setValue(start)
        source['spin_stop'].setValue(stop)
        self._is_programmatic_change = False
        
        self._update_extraction(idx)
        self._update_width_from_rows(idx)
        self._reset_extraction_button_state(idx)

    def _update_swatch_color(self, swatch, color):
        swatch.setStyleSheet(f"background-color: {color.name()}; border: 1px solid black;")

    def _create_manual_extraction(self, idx):
        if self.s2d_data is None: return
        source = self.spectra_sources[idx]; ny = self.s2d_data.shape[0]
        
        start, stop = source['spin_start'].value(), source['spin_stop'].value()

        region = DraggableRegionItem(values=[start, stop + 1], orientation='horizontal',
            color=source['color'], movable=True, bounds=[0, ny])
        region.sigRegionChangeFinished.connect(lambda r=region: self._on_region_dragged(r, idx))
            
        curve = self.plot_1d.plot(pen=pg.mkPen(source['color'], width=2))
        dot = pg.ScatterPlotItem(size=8, brush=source['color'], pen='k')
        self.plot_1d.addItem(dot); dot.hide()

        source.update({'region': region, 'curve': curve, 'cursor_dot': dot})
        self.plot_2d.addItem(region)
        self._update_extraction(idx)

    def _update_extraction(self, idx):
        if self.s2d_data is None: return
        source = self.spectra_sources[idx]
        if not all(k in source for k in ['curve', 'region']): return

        ymin, ymax = source['region'].getRegion()
        ystart, ystop = int(round(ymin)), int(round(ymax)) - 1
        
        if ystart > ystop:
            source['curve'].setData([], []); return

        extracted_flux = np.nansum(self.s2d_data[ystart:ystop+1, :], axis=0)
        num_rows = ystop - ystart + 1
        extracted_flux *= 6.0 / max(1, num_rows)

        pixel_area = (0.1 * u.arcsec) ** 2
        extracted_flux *= (u.MJy/u.sr * pixel_area).to(u.Jy).value * 2
        
        nx = len(extracted_flux)
        x_edges = self._compute_bin_edges(nx)
        source['curve'].setData(x_edges, extracted_flux, stepMode=True)

    # --------------------------- File I/O & Main Logic ---------------------------
    def open_fits_file(self):
        file_path, _ = QFileDialog.getOpenFileName(self, "Open FITS File", "",
            "FITS Files (*.fits *.fit);;All Files (*.*)")
        if file_path:
            try: self.load_fits_pair(file_path)
            except Exception as e: QMessageBox.critical(self, "Error", f"Failed to load FITS file:\n{e}")

    def load_fits_pair(self, file_path):
        base_name = os.path.basename(file_path).lower()
        if 's2d' in base_name:
            s2d_path = file_path
            x1d_path = file_path.replace('s2d', 'x1d').replace('S2D', 'X1D')
            if not os.path.exists(x1d_path): x1d_path = file_path.replace('_s2d', '_x1d').replace('_S2D', '_X1D')
        elif 'x1d' in base_name:
            x1d_path = file_path
            s2d_path = file_path.replace('x1d', 's2d').replace('X1D', 'S2D')
            if not os.path.exists(s2d_path): s2d_path = file_path.replace('_x1d', '_s2d').replace('_X1D', '_S2D')
        else:
            x1d_path, s2d_path = file_path, None
        if not os.path.exists(x1d_path): x1d_path = None
        if not os.path.exists(s2d_path): s2d_path = None

        self.s2d_data, self.x1d_wave, self.x1d_flux, self.x1d_fluxerr = None, None, None, None
        self.current_s2d_file, self.current_x1d_file = s2d_path, x1d_path
        
        if s2d_path: self.load_s2d_data(s2d_path)
        if x1d_path: self.load_x1d_data(x1d_path)
        elif self.s2d_data is not None: self.extract_1d_from_2d()
        if self.x1d_flux is None: raise ValueError("Could not load or extract a 1D spectrum.")

        self.x1d_wave, self.x1d_flux, self.x1d_fluxerr, self.s2d_data = self.expand_wavelength_gap(
            self.x1d_wave, self.x1d_flux, self.x1d_fluxerr, self.s2d_data)
        
        self._build_index_wavelength_mappers()
        if self.obs_axis: self.obs_axis.set_mappers(self._idx_to_wave, self._wave_to_idx)
        if self.top_axis: self.top_axis.set_mappers(self._idx_to_wave, self._wave_to_idx)
        
        self.spectra_sources[0]['label'].setText(os.path.basename(x1d_path) if x1d_path else 'x1d (no file)')
        self.spectra_sources[0]['checkbox'].setEnabled(bool(x1d_path))
        
        is_1d_only = self.s2d_data is None
        self.plot_2d.setVisible(not is_1d_only); self.s2d_label.setVisible(not is_1d_only)
        
        for i, source in enumerate(self.spectra_sources):
            if source['type'] == 'manual':
                for w_name in ['checkbox', 'spin_start', 'spin_stop', 'spin_width', 'btn_center', 'btn_peak']:
                    if w := source.get(w_name): w.setEnabled(not is_1d_only)
                if not is_1d_only:
                    ny = self.s2d_data.shape[0]
                    source['spin_start'].setRange(0, ny - 1)
                    source['spin_stop'].setRange(0, ny - 1)
                    source['spin_width'].setRange(1, ny)
        
        if not is_1d_only:
            self._find_peak_region(1); self._center_region(2)
            
        if is_1d_only: self.splitter.setSizes([0, 1])
        else: self.splitter.setSizes([225, 675])
        
        self.update_display()
        self._update_emission_lines()
        
        if self.s2d_data is not None and not x1d_path:
            self.spectra_sources[0]['checkbox'].setChecked(False)
            self.spectra_sources[1]['checkbox'].setChecked(True)
            self.spectra_sources[2]['checkbox'].setChecked(True)
        else:
            self.spectra_sources[0]['checkbox'].setChecked(True)
            self.spectra_sources[1]['checkbox'].setChecked(False)
            self.spectra_sources[2]['checkbox'].setChecked(False)

        status = [f"S2D: {os.path.basename(f)}" for f in [s2d_path] if f]
        status += [f"X1D: {os.path.basename(f)}" for f in [x1d_path] if f]
        self.status_bar.showMessage(" ".join(status), 5000)
        self._update_status_clear()

    def load_s2d_data(self, file_path):
        with fits.open(file_path) as hdul:
            for hdu in hdul:
                if hdu.data is not None and len(hdu.data.shape) == 2:
                    self.s2d_data = hdu.data.copy()
                    self.s2d_data[self.s2d_data == 0] = np.nan
                    return

    def load_x1d_data(self, file_path):
        with fits.open(file_path) as hdul:
            for hdu in hdul:
                if hasattr(hdu, 'data') and hdu.data is not None:
                    if hasattr(hdu, 'columns') and 'WAVELENGTH' in hdu.columns.names:
                        data = hdu.data
                        self.x1d_wave = data['WAVELENGTH'].copy()
                        self.x1d_flux = data['FLUX'].copy()
                        # --- CORRECTED LINE ---
                        if 'FLUX_ERROR' in hdu.columns.names:
                            self.x1d_fluxerr = data['FLUX_ERROR'].copy()
                        else:
                            self.x1d_fluxerr = np.abs(self.x1d_flux) * 0.1
                        return
                    elif len(hdu.data.shape) == 1:
                        self.x1d_flux = hdu.data.copy()
                        h = hdu.header
                        if 'CRVAL1' in h:
                            nx = len(self.x1d_flux)
                            self.x1d_wave = h['CRVAL1'] + (np.arange(nx) - h.get('CRPIX1', 1.0) + 1) * h.get('CDELT1', 1.0)
                        else:
                            self.x1d_wave = np.linspace(1.0, 5.5, len(self.x1d_flux))
                        self.x1d_fluxerr = np.abs(self.x1d_flux) * 0.1
                        return

    def extract_1d_from_2d(self):
        if self.s2d_data is None: return
        ny, nx = self.s2d_data.shape
        w = 6; y_cen = ny // 2
        ystart, ystop = max(0, y_cen - w // 2), min(ny, y_cen + w // 2)
        self.x1d_flux = np.nansum(self.s2d_data[ystart:ystop, :], axis=0)
        self.x1d_wave = np.linspace(1.0, 5.5, nx)
        self.x1d_fluxerr = np.abs(self.x1d_flux) * 0.1

    # -------------------------------- Display & UI Sync --------------------------------
    def update_display(self):
        if self.x1d_flux is None: return
        x1d_rng = self.plot_1d.getViewBox().viewRange() if self._have_plotted else None
        x2d_rng = self.plot_2d.getViewBox().viewRange() if self._have_plotted else None
        
        if self.s2d_data is not None:
            sigma = self.sigma_spin.value()
            clipped = sigma_clip(self.s2d_data[np.isfinite(self.s2d_data)], sigma=sigma, maxiters=3)
            vmin, vmax = np.min(clipped), np.max(clipped)
            ny, nx = self.s2d_data.shape
            self.image_item.setImage(self.s2d_data, autoLevels=False, levels=(vmin, vmax))
            self.image_item.setRect(pg.QtCore.QRectF(0.0, 0.0, float(nx), float(ny)))
            self.plot_2d.set_data_limits(0.0, float(nx), 0.0, float(ny), min_dx=1.0, 
                                         min_bins=min_bins_default, min_y_rows=min_y_rows_default)
            self.plot_2d.setYRange(0, ny, padding=0)

        if self.x1d_wave is not None:
            nx = self._nx if self._nx else len(self.x1d_flux)
            x_edges = self._compute_bin_edges(nx)
            
            if not hasattr(self, 'flux_curve'):
                pen = pg.mkPen(self.spectra_sources[0]['color'], width=1)
                self.flux_curve = self.plot_1d.plot(stepMode=True, pen=pen, name='Flux')
                self.spectra_sources[0]['curve'] = self.flux_curve
            self.flux_curve.setData(x_edges, self.x1d_flux)
            self.flux_curve.setVisible(self.spectra_sources[0]['visible'])

            show_err = self.show_errors_check.isChecked() and self.x1d_fluxerr is not None
            if not hasattr(self, 'err_curve') and show_err:
                self.err_curve = self.plot_1d.plot(stepMode=True, pen=pg.mkPen('r', width=0.5), name='Error')
                self.spectra_sources[0]['err_curve'] = self.err_curve
            if hasattr(self, 'err_curve'):
                if show_err: self.err_curve.setData(x_edges, self.x1d_fluxerr)
                self.err_curve.setVisible(show_err and self.spectra_sources[0]['visible'])

            if not hasattr(self, 'zero_curve'):
                self.zero_curve = self.plot_1d.plot(stepMode=True, pen=pg.mkPen(0.5, width=0.5, style=Qt.DashLine))
            self.zero_curve.setData(x_edges, np.zeros_like(self.x1d_flux))

            if not self.spectra_sources[0].get('cursor_dot'):
                dot = pg.ScatterPlotItem(size=8, brush=self.spectra_sources[0]['color'], pen='k')
                self.plot_1d.addItem(dot); dot.hide(); self.spectra_sources[0]['cursor_dot'] = dot

            self.plot_1d.set_data_limits(0.0, float(nx), min_dx=1.0, min_bins=min_bins_default)
            if not self._have_plotted:
                self.reset_views()
            else:
                if x1d_rng: self.plot_1d.getViewBox().setRange(xRange=x1d_rng[0], yRange=x1d_rng[1], padding=0)
                if x2d_rng: self.plot_2d.getViewBox().setRange(xRange=x2d_rng[0], yRange=x2d_rng[1], padding=0)            
            self._have_plotted = True
        self._relayout_emission_labels()

    def sync_x_range_to_2d(self, xmin, xmax):
        if self.s2d_data is not None and not self._syncing_x:
            self._syncing_x = True
            self.plot_2d.setXRange(xmin, xmax, padding=0)
            self._syncing_x = False
        
        if self.autoscale_y_check.isChecked() and self._nx:
            mask = (np.arange(self._nx) >= np.floor(xmin)) & (np.arange(self._nx) <= np.ceil(xmax))
            all_flux = [src['curve'].yData[mask] for src in self.spectra_sources 
                        if src['visible'] and src.get('curve') and src['curve'].yData is not None]
            if all_flux:
                try:
                    full_flux = np.concatenate(all_flux)
                    flux_min, flux_max = np.nanmin(full_flux), np.nanmax(full_flux)
                    if np.isfinite(flux_min) and np.isfinite(flux_max):
                        margin = (flux_max - flux_min) * 0.1 if flux_max > flux_min else 1.0
                        self.plot_1d.setYRange(min(flux_min - margin, -margin), flux_max + margin, padding=0)
                except (ValueError, RuntimeError): pass
        self._relayout_emission_labels()

    def _on_2d_range_changed(self):
        if not self._syncing_x:
            self._syncing_x = True
            self.plot_1d.setXRange(*self.plot_2d.getViewBox().viewRange()[0], padding=0)
            self._syncing_x = False

    def _on_any_range_changed(self):
        if not self._is_restoring: self._push_nav_state()

    def _push_nav_state(self):
        x1d_r, x2d_r = self.plot_1d.getViewBox().viewRange(), self.plot_2d.getViewBox().viewRange()
        state = {'x1d_x': tuple(x1d_r[0]), 'x1d_y': tuple(x1d_r[1]),
                 'x2d_x': tuple(x2d_r[0]), 'x2d_y': tuple(x2d_r[1])}
        if self._nav_index < len(self._nav_stack) - 1:
            self._nav_stack = self._nav_stack[:self._nav_index+1]
        self._nav_stack.append(state); self._nav_index = len(self._nav_stack) - 1

    def _apply_nav_state(self, idx):
        if not (0 <= idx < len(self._nav_stack)): return
        st = self._nav_stack[idx]; self._is_restoring = True
        self.plot_1d.getViewBox().setRange(x=st['x1d_x'], y=st['x1d_y'], padding=0)
        self.plot_2d.getViewBox().setRange(x=st['x2d_x'], y=st['x2d_y'], padding=0)
        self._is_restoring = False

    def nav_back(self):
        if self._nav_index > 0: self._nav_index -= 1; self._apply_nav_state(self._nav_index)

    def nav_forward(self):
        if self._nav_index < len(self._nav_stack) - 1: self._nav_index += 1; self._apply_nav_state(self._nav_index)

    def on_autoscale_toggled(self):
        if self.autoscale_y_check.isChecked():
            self.sync_x_range_to_2d(*self.plot_1d.getViewBox().viewRange()[0])

    # ----------------------- Status & Hover -----------------------
    def _basename_or_dash(self, path): return os.path.basename(path) if path else "—"

    def _rest_from_obs(self, lam_obs_um):
        z = self.z_input.value() if self.z_input else 0.0
        return (lam_obs_um / (1.0 + max(z, -0.99))) * 1e4

    def _update_status(self, obs_um=None, y=None, x=None, val2d=None):
        rest_ang_str = f"{self._rest_from_obs(obs_um):.1f} Å" if obs_um else "—"
        s2d_val_str = f"[{y:d}, {int(x):d}]: {val2d:.4g} MJy/sr" if all(v is not None for v in [y, x, val2d]) and np.isfinite(val2d) else "—"
        obs_str = f"{obs_um:.4f} μm" if obs_um else "—"
        
        flux_str = ""
        ix = self._col_from_x(x)
        if ix is not None:
            for i, src in enumerate(self.spectra_sources):
                if src['visible'] and src.get('curve') and (curve := src['curve'].yData) is not None and ix < len(curve):
                    flux = curve[ix]
                    if np.isfinite(flux):
                        label = "1D" if src['type'] == 'x1d' else f"Ext{i}"
                        flux_str += f"&nbsp;&nbsp;<font color='{src['color'].name()}'>{label}: {1e6*flux:.4g} µJy</font>"
        
        self.s2d_label.setText(f"S2D: {self._basename_or_dash(self.current_s2d_file)}   rest λ: {rest_ang_str}     2D flux[y,x]: {s2d_val_str}")
        self.x1d_label.setText(f"X1D: {self._basename_or_dash(self.current_x1d_file)} <html>&nbsp;&nbsp;</html>  obs λ: {obs_str}{flux_str}")

    def _update_status_clear(self): self._update_status()

    def _update_cursor_dots(self, x_idx=None):
        if x_idx is None: self._hide_cursor(); return
        ix = self._col_from_x(x_idx)
        if ix is None: self._hide_cursor(); return
        center_x = float(ix) + 0.5
        self.cursor_line.setPos(center_x); self.cursor_line.show()
        
        for source in self.spectra_sources:
            if not (dot := source.get('cursor_dot')): continue
            flux = np.nan
            if source['visible'] and source.get('curve') and (curve := source['curve'].yData) is not None and ix < len(curve):
                flux = curve[ix]
            if np.isfinite(flux):
                dot.setData([center_x], [flux]); dot.show()
            else: dot.hide()

    def _hide_cursor(self):
        self.cursor_line.hide()
        for source in self.spectra_sources:
            if (dot := source.get('cursor_dot')): dot.hide()

    def _col_from_x(self, x):
        nx = self._nx if self._nx else getattr(self.x1d_flux, 'size', 0)
        if nx > 0 and x is not None and np.isfinite(x):
            return int(np.clip(np.floor(float(x)), 0, nx - 1))
        return None

    def _on_1d_mouse_moved(self, pos):
        if not self.plot_1d.sceneBoundingRect().contains(pos):
            self._hide_cursor(); self._update_status_clear(); return
        x = self.plot_1d.getViewBox().mapSceneToView(pos).x()
        ix = self._col_from_x(x)
        if ix is not None and self.x1d_wave is not None and ix < len(self.x1d_wave):
            self._update_cursor_dots(x)
            self._update_status(obs_um=float(self.x1d_wave[ix]), x=x)
        else:
            self._hide_cursor(); self._update_status_clear()

    def _on_2d_mouse_moved(self, pos):
        if not self.plot_2d.sceneBoundingRect().contains(pos):
            self._hide_cursor(); self._update_status_clear(); return
        pt = self.plot_2d.getViewBox().mapSceneToView(pos)
        x, y = pt.x(), pt.y()
        ix = self._col_from_x(x)
        if ix is not None and self.x1d_wave is not None and ix < len(self.x1d_wave) and self.s2d_data is not None:
            ny = self.s2d_data.shape[0]
            if 0 <= y < ny:
                iy = int(np.clip(np.floor(y), 0, ny - 1))
                val = self.s2d_data[iy, ix]
                self._update_cursor_dots(x)
                self._update_status(obs_um=float(self.x1d_wave[ix]), y=iy, x=x, val2d=val)
                return
        self._hide_cursor(); self._update_status_clear()

    def eventFilter(self, obj, event):
        if obj in [self.plot_1d.viewport(), self.plot_2d.viewport()] and event.type() == QEvent.Leave:
            self._hide_cursor(); self._update_status_clear()
        return super().eventFilter(obj, event)

    # ------------------------------ Misc & Plotting ------------------------------
    def change_colormap(self, cmap_name):
        if cmap_name == 'RdBu':
            colors = [(0,0,180), (100,150,255), (255,255,255), (255,150,100), (180,0,0)]
            cmap = pg.ColorMap(pos=np.linspace(0.0, 1.0, 5), color=colors)
        else:
            cmap = pg.colormap.get(cmap_name)
        self.image_item.setLookupTable(cmap.getLookupTable())

    def reset_views(self):
        nx = self._nx if self._nx else getattr(self.x1d_flux, 'size', None)
        if nx:
            self.plot_1d.setXRange(0.0, float(nx), padding=0)
            self.plot_2d.setXRange(0.0, float(nx), padding=0)
        if self.s2d_data is not None:
            self.plot_2d.setYRange(0, self.s2d_data.shape[0], padding=0)
        if self.x1d_flux is not None:
            flux_min, flux_max = np.nanmin(self.x1d_flux), np.nanmax(self.x1d_flux)
            margin = (flux_max - flux_min) * 0.1 if flux_max > flux_min else 1.0
            self.plot_1d.setYRange(min(flux_min - margin, -margin), flux_max + margin, padding=0)
        self._push_nav_state()
        self._hide_cursor(); self._update_status_clear()
        self._relayout_emission_labels()

    def autoscale(self): self.reset_views()

    def _refresh_top_axis(self, *_):
        if self.top_axis: self.top_axis.picture = None; self.top_axis.update()
        if self.obs_axis: self.obs_axis.picture = None; self.obs_axis.update()

    def _parse_emission_lines_file(self, path):
        lines = []
        try:
            with open(path, 'r', encoding='utf-8') as f:
                for line in f:
                    s = line.strip()
                    if not s or s.startswith('#') or ('name' in s.lower() and ('wave' in s.lower() or 'λ' in s.lower())):
                        continue
                    parts = s.split('\t') if '\t' in s else s.rsplit(None, 1)
                    if len(parts) >= 2:
                        try: lines.append((parts[0].strip(), float(parts[-1])))
                        except ValueError: continue
        except Exception as e:
            QMessageBox.critical(self, 'Error', f'Failed to read lines file:\n{e}')
            return None
        if not lines: QMessageBox.warning(self, 'Empty file', 'No emission lines found in the file.')
        return lines or None

    def load_emission_lines_file(self):
        path, _ = QFileDialog.getOpenFileName(self, 'Load Emission Lines', '', 'Text Files (*.txt *.dat *.tsv *.csv);;All Files (*.*)')
        if path and (parsed := self._parse_emission_lines_file(path)):
            self.emission_lines = parsed
            self._update_emission_lines()

    def _clear_emission_overlays(self):
        for item in self.em_line_items_1d + self.em_label_items_1d + self.em_line_items_2d:
            if item.scene(): item.scene().removeItem(item)
        self.em_line_items_1d, self.em_label_items_1d, self.em_line_items_2d = [], [], []

    def _update_emission_lines(self):
        self._clear_emission_overlays()
        if not (self.show_lines_check.isChecked() and self.emission_lines and self._wave_to_idx and self._nx):
            return
        z = max(self.z_input.value(), -0.99)
        pen = pg.mkPen('gray', width=0.5, style=Qt.DashLine)
        
        for name, rest_A in self.emission_lines:
            try:
                obs_um = (rest_A * (1.0 + z)) / 1e4
                idx = float(self._wave_to_idx(obs_um))
                if 0.0 < idx < float(self._nx) - 1:
                    line = pg.InfiniteLine(pos=idx, angle=90, pen=pen); self.plot_1d.addItem(line)
                    self.em_line_items_1d.append(line)
                    if self.s2d_data is not None:
                        line2d = pg.InfiniteLine(pos=idx, angle=90, pen=pen); self.plot_2d.addItem(line2d)
                        self.em_line_items_2d.append(line2d)
                    
                    html = f"<span style='color:black; font-size:10pt;'>{name}</span>"
                    label = pg.TextItem(html=html, anchor=(0.5, 1.0)); self.plot_1d.addItem(label)
                    label.setPos(idx, 0.0); self.em_label_items_1d.append(label)
            except Exception: continue
        self._relayout_emission_labels()

    def _relayout_emission_labels(self, *args):
        if not self.em_label_items_1d: return
        vb = self.plot_1d.getViewBox()
        (xmin, xmax), (ymin, ymax) = vb.viewRange()
        px_w = max(self.plot_1d.viewport().width(), 1)
        yr = max(ymax - ymin, 1e-9)
        
        visible_labels = []
        for ti in self.em_label_items_1d:
            x = ti.pos().x()
            is_visible = xmin < x < xmax
            ti.setVisible(is_visible)
            if is_visible:
                px = (x - xmin) / max(xmax - xmin, 1e-9) * px_w
                visible_labels.append({'px': px, 'item': ti, 'x': x})
        if not visible_labels: return
        
        visible_labels.sort(key=lambda d: d['px'])
        min_sep_px, levels_px = 60.0, []
        base_y, step = ymax - 0.06 * yr, 0.055 * yr
        
        for lbl in visible_labels:
            level, placed = 0, False
            for i, last_px in enumerate(levels_px):
                if abs(lbl['px'] - last_px) >= min_sep_px:
                    level, levels_px[i], placed = i, lbl['px'], True; break
            if not placed:
                levels_px.append(lbl['px']); level = len(levels_px) - 1
            lbl['item'].setPos(float(lbl['x']), float(base_y - level * step))

    # --------------------------- Save/Load State & Plots ----------------------------
    def _save_state(self):
        path, _ = QFileDialog.getSaveFileName(self, "Save View State", "spectacle.json", "JSON Files (*.json)")
        if not path: return
        try:
            x1d_r, x2d_r = self.plot_1d.getViewBox().viewRange(), self.plot_2d.getViewBox().viewRange()
            state = {
                'files': {'s2d': self.current_s2d_file, 'x1d': self.current_x1d_file},
                'redshift': self.z_input.value(), 'sigma_clip': self.sigma_spin.value(),
                'colormap': self.cmap_combo.currentText(), 'show_errors': self.show_errors_check.isChecked(),
                'autoscale_y': self.autoscale_y_check.isChecked(), 'show_lines': self.show_lines_check.isChecked(),
                'view_ranges': {'1d': {'x': list(x1d_r[0]), 'y': list(x1d_r[1])},
                                '2d': {'x': list(x2d_r[0]), 'y': list(x2d_r[1])}},
                'spectra_sources': [{'type': s['type'], 'visible': s['checkbox'].isChecked(), 'color': s['color'].name(),
                                     **({'rows': [s['spin_start'].value(), s['spin_stop'].value()],
                                         'width': s['spin_width'].value()} if s['type'] == 'manual' else {})}
                                    for s in self.spectra_sources]}
            with open(path, 'w') as f: json.dump(state, f, indent=2)
            self.status_bar.showMessage(f"State saved to {os.path.basename(path)}", 3000)
        except Exception as e: QMessageBox.critical(self, "Error Saving State", f"Could not save state:\n{e}")

    def _open_state_file(self):
        path, _ = QFileDialog.getOpenFileName(self, "Open View State", "", "JSON Files (*.json)")
        if not path: return
        try:
            with open(path, 'r') as f: state = json.load(f)
            file_to_load = state.get('files', {}).get('x1d') or state.get('files', {}).get('s2d')
            if not (file_to_load and os.path.exists(file_to_load)):
                raise ValueError("No valid FITS file path found in the state file.")
            self.load_fits_pair(file_to_load)
            self.load_state(state)
        except Exception as e: QMessageBox.critical(self, "Error Opening State", f"Could not open state file:\n{e}")

    def load_state(self, state):
        self.z_input.setValue(state.get('redshift', 0.0))
        self.sigma_spin.setValue(state.get('sigma_clip', 5))
        self.cmap_combo.setCurrentText(state.get('colormap', 'RdBu'))
        self.show_errors_check.setChecked(state.get('show_errors', True))
        self.autoscale_y_check.setChecked(state.get('autoscale_y', False))
        self.show_lines_check.setChecked(state.get('show_lines', True))

        for i, src_state in enumerate(state.get('spectra_sources', [])):
            if i < len(self.spectra_sources):
                src = self.spectra_sources[i]
                color = QColor(src_state.get('color', '#000000'))
                src['color'] = color
                self._update_swatch_color(src['color_swatch'], color)
                if src['type'] == 'manual':
                    src['spin_width'].setValue(src_state.get('width', 6))
                    rows = src_state.get('rows', [0, 5])
                    self._set_manual_region_rows(i, rows[0], rows[1])
                src['checkbox'].setChecked(src_state.get('visible', True))

        self._is_restoring = True
        if vr := state.get('view_ranges'):
            if '1d' in vr: self.plot_1d.setRange(xRange=vr['1d']['x'], yRange=vr['1d']['y'], padding=0)
            if '2d' in vr: self.plot_2d.setRange(xRange=vr['2d']['x'], yRange=vr['2d']['y'], padding=0)
        self._is_restoring = False
        
        self.update_display(); self._update_emission_lines()
        self.status_bar.showMessage(f"Loaded state successfully", 3000)

    def _save_plot(self):
        if self.plot_1d is None: return
        dialog = SavePlotDialog(parent=self)
        if self.s2d_data is None:
            dialog.radio_2d.setEnabled(False); dialog.radio_both.setEnabled(False)
            dialog.radio_1d.setChecked(True)

        if dialog.exec_() == QDialog.Accepted:
            options = dialog.get_options()
            base_path, _ = os.path.splitext(options['filename'])
            
            try:
                items = {'1d': [self.plot_1d.getPlotItem()], '2d': [self.plot_2d.getPlotItem()],
                         'both': [self.plot_2d.getPlotItem(), self.plot_1d.getPlotItem()]}[options['plot_choice']]
                if options['save_png']: self._render_items_to_image(items).save(f"{base_path}.png")
                if options['save_pdf']: self._save_items_as_pdf(items, f"{base_path}.pdf")
                self.status_bar.showMessage(f"Plot saved to {os.path.basename(base_path)}.*", 3000)
            except Exception as e: QMessageBox.critical(self, "Error Saving Plot", f"Could not save the plot:\n{e}")

    def _render_items_to_image(self, plot_items, width=1200):
        heights = [width * (item.boundingRect().height() / item.boundingRect().width() if item.boundingRect().width() > 0 else 0.25) for item in plot_items]
        total_height = int(sum(heights))
        image = QImage(width, total_height, QImage.Format_ARGB32); image.fill(Qt.white)
        painter = QPainter(image); painter.setRenderHint(QPainter.Antialiasing)
        y_offset = 0
        for i, item in enumerate(plot_items):
            target_rect = pg.QtCore.QRectF(0, y_offset, width, int(heights[i]))
            item.scene().render(painter, target_rect, item.boundingRect())
            y_offset += int(heights[i])
        painter.end()
        return image


    def _save_items_as_pdf(self, plot_items, filename, width=1200):
        """Saves one or more plot items to a single vectorized PDF file."""
        if not QTSVG_AVAILABLE:
            QMessageBox.critical(self, "Dependency Missing",
                                 "Saving to PDF requires the PyQt5.QtSvg module, which could not be imported.")
            return

        printer = QPrinter(QPrinter.HighResolution)
        printer.setOutputFormat(QPrinter.PdfFormat)
        printer.setOutputFileName(filename)

        heights = []
        for item in plot_items:
            br = item.boundingRect()
            aspect = (br.height() / br.width()) if br.width() > 0 else 0.25
            heights.append(width * aspect)

        total_height = sum(heights)

        page_size_points = pg.QtCore.QSizeF(width, total_height)
        page_size = QPageSize(page_size_points, QPageSize.Point, "Custom", QPageSize.ExactMatch)
        printer.setPageSize(page_size)
        printer.setPageMargins(0.0, 0.0, 0.0, 0.0, QPrinter.Point)

        painter = QPainter(printer)
        page_rect_pixels = printer.pageRect(QPrinter.DevicePixel)
        painter.setViewport(page_rect_pixels.toRect())
        painter.setWindow(0, 0, width, int(total_height))

        y_offset = 0
        for i, item in enumerate(plot_items):
            target_rect = pg.QtCore.QRectF(0, y_offset, width, heights[i])
            original_pens = {}

            try:
                # --- Export based on plot type ---
                if item == self.plot_2d.getPlotItem():
                    # For the 2D plot, render manually to a QImage for robustness
                    img_width = width * 2 
                    img_height = int(heights[i] * 2)
                    
                    qimage = QImage(img_width, img_height, QImage.Format_ARGB32)
                    qimage.fill(Qt.white)
                    
                    img_painter = QPainter(qimage)
                    img_painter.setRenderHint(QPainter.Antialiasing)
                    source_rect = item.boundingRect()
                    target_img_rect = pg.QtCore.QRectF(0, 0, img_width, img_height)
                    item.scene().render(img_painter, target_img_rect, source_rect)
                    img_painter.end()

                    if qimage:
                        painter.drawImage(target_rect, qimage)
                else:
                    # For the 1D plot, thicken lines and use vector SVGExporter
                    items_to_thicken = [pi for pi in item.items if isinstance(pi, (pg.PlotCurveItem, pg.InfiniteLine))]
                    for line_item in items_to_thicken:
                        pen = None
                        if isinstance(line_item, pg.PlotCurveItem):
                            pen = line_item.opts.get('pen')
                        elif isinstance(line_item, pg.InfiniteLine):
                            pen = line_item.pen

                        if pen:
                            original_pens[line_item] = pen
                            new_pen = pg.mkPen(pen)
                            # --- START OF CORRECTION ---
                            # Be more aggressive with thickening for clear visibility in PDFs
                            new_width = max(new_pen.widthF() * 4.0, 2.5)
                            # --- END OF CORRECTION ---
                            new_pen.setWidthF(new_width)
                            line_item.setPen(new_pen)

                    exporter = pg.exporters.SVGExporter(item)
                    svg_bytes = exporter.export(toBytes=True)
                    renderer = QtSvg.QSvgRenderer(svg_bytes)
                    renderer.render(painter, target_rect)
            finally:
                # --- Restore on-screen appearance ---
                for line_item, pen in original_pens.items():
                    line_item.setPen(pen)
            
            y_offset += heights[i]

        painter.end()

# ---------------------------- HELPER DIALOGS & MAIN --------------------------------
class SavePlotDialog(QDialog):
    def __init__(self, parent=None):
        super().__init__(parent)
        self.setWindowTitle("Save Plot Options")
        layout = QVBoxLayout(self)
        
        file_layout = QHBoxLayout()
        file_layout.addWidget(QLabel("File Name:"))
        self.filename_edit = QLineEdit("spectrum_plot")
        file_layout.addWidget(self.filename_edit)
        browse_btn = QPushButton("Browse...")
        browse_btn.clicked.connect(self.browse)
        file_layout.addWidget(browse_btn)
        layout.addLayout(file_layout)
        
        plot_group = QGroupBox("Content to Save")
        plot_layout = QVBoxLayout()
        self.radio_both = QRadioButton("Save Both (Combined)")
        self.radio_2d = QRadioButton("Save 2D Plot Only")
        self.radio_1d = QRadioButton("Save 1D Plot Only")
        self.radio_both.setChecked(True)
        plot_layout.addWidget(self.radio_both)
        plot_layout.addWidget(self.radio_2d)
        plot_layout.addWidget(self.radio_1d)
        plot_group.setLayout(plot_layout)
        layout.addWidget(plot_group)
        
        format_group = QGroupBox("Output Format(s)")
        format_layout = QHBoxLayout()
        self.check_png = QCheckBox("PNG (raster)")
        self.check_pdf = QCheckBox("PDF (vector)")
        self.check_png.setChecked(True)
        self.check_pdf.setChecked(True)
        format_layout.addWidget(self.check_png)
        format_layout.addWidget(self.check_pdf)
        format_group.setLayout(format_layout)
        layout.addWidget(format_group)
        
        buttons = QDialogButtonBox(QDialogButtonBox.Save | QDialogButtonBox.Cancel)
        buttons.accepted.connect(self.accept)
        buttons.rejected.connect(self.reject)
        layout.addWidget(buttons)

    def accept(self):
        """Override to check for existing files before closing."""
        filename = self.filename_edit.text()
        if not filename:
            QMessageBox.warning(self, "No Filename", "Please enter a file name.")
            return

        base, _ = os.path.splitext(filename)
        png_path = f"{base}.png"
        pdf_path = f"{base}.pdf"

        # Check for which files will actually be written
        png_exists = self.check_png.isChecked() and os.path.exists(png_path)
        pdf_exists = self.check_pdf.isChecked() and os.path.exists(pdf_path)

        if png_exists or pdf_exists:
            files_to_clobber = []
            if png_exists: files_to_clobber.append(os.path.basename(png_path))
            if pdf_exists: files_to_clobber.append(os.path.basename(pdf_path))
            
            reply = QMessageBox.question(self, 'File Exists',
                                         f"The file(s) '{', '.join(files_to_clobber)}' already exist.\nDo you want to overwrite?",
                                         QMessageBox.Yes | QMessageBox.No, QMessageBox.No)

            if reply == QMessageBox.No:
                return  # Stop and leave the dialog open

        super().accept()  # Proceed to close the dialog

    def browse(self):
        path, _ = QFileDialog.getSaveFileName(self, "Select Output File", self.filename_edit.text(), "All Files (*)")
        if path:
            self.filename_edit.setText(path)

    def get_options(self):
        plot_choice = '1d' if self.radio_1d.isChecked() else '2d' if self.radio_2d.isChecked() else 'both'
        return {'filename': self.filename_edit.text(), 'plot_choice': plot_choice,
                'save_png': self.check_png.isChecked(), 'save_pdf': self.check_pdf.isChecked()}


def main():
    parser = argparse.ArgumentParser(description="FITS Spectra Viewer")
    parser.add_argument("input_file", nargs='?', default=None, help="Optional: Path to a FITS file (s2d or x1d) or a .json state file")
    parser.add_argument("-z", "--redshift", type=float, help="Initial redshift (only used with FITS files)")
    parser.add_argument("--lines", type=str, help="Path to a custom emission lines file (only used with FITS files)")
    parser.add_argument("--annotate", type=str, help="Path to a Python script with an annotate_plot(viewer) function")
    args = parser.parse_args()

    app = QApplication(sys.argv); app.setStyle('Fusion')
    win = FITSSpectraViewer()

    if args.input_file:
        try:
            if args.input_file.lower().endswith('.json'):
                with open(args.input_file, 'r') as f: state = json.load(f)
                file_to_load = state.get('files', {}).get('x1d') or state.get('files', {}).get('s2d')
                if not (file_to_load and os.path.exists(file_to_load)):
                    raise ValueError("No valid FITS file path found in state file.")
                win.load_fits_pair(file_to_load); win.load_state(state)
            else:
                win.load_fits_pair(args.input_file)
                if args.redshift is not None: win.z_input.setValue(args.redshift)
                if args.lines and (parsed := win._parse_emission_lines_file(args.lines)):
                    win.emission_lines = parsed; win._update_emission_lines()
            
            if args.annotate:
                if not os.path.exists(args.annotate): raise FileNotFoundError(f"Annotation script not found: {args.annotate}")
                spec = importlib.util.spec_from_file_location("annotation_module", args.annotate)
                anno_module = importlib.util.module_from_spec(spec); spec.loader.exec_module(anno_module)
                if hasattr(anno_module, 'annotate_plot') and callable(anno_module.annotate_plot):
                    anno_module.annotate_plot(win)
                else: raise AttributeError("Annotation script must contain a function 'annotate_plot(viewer)'.")

        except Exception as e:
            QMessageBox.critical(win, 'Error', f'Failed during startup:\n{e}')

    win.show()
    sys.exit(app.exec_())


if __name__ == "__main__":
    main()